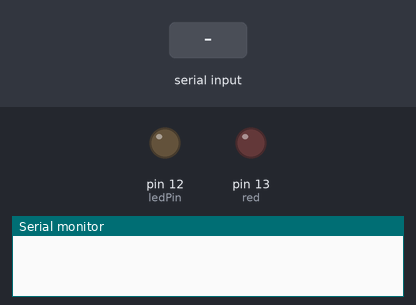
Recording of a sketch running on a simulated Arduino Uno, built with avr-gcc and run on an emulated ATmega328P. On the bench: output pins drawn as LEDs (lit = HIGH), the last lines printed to the serial monitor. The inputs (shaded band) are chosen by the test bench.

Above: at 1.2 s.
1.3 s: "1" received over Serial
At 2.0 s:
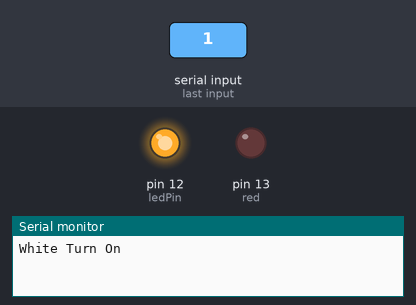
2.8 s: "2" received over Serial
At 3.1 s:
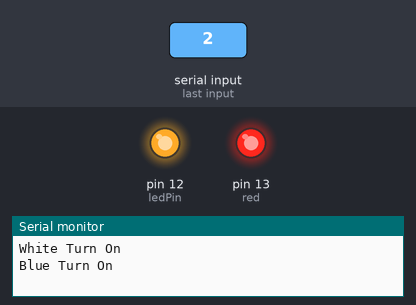
4.3 s: "0" received over Serial
At 5.5 s:
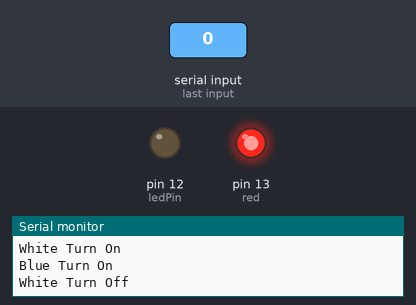
Timing chart, 0 to 7.3 s (numbered marks = the images above; inputs shaded):
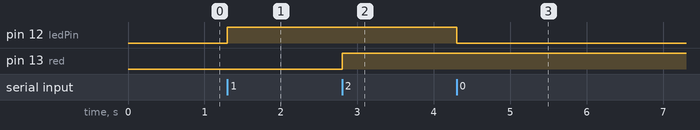

The sketch:

TurnOnledTheMonitor.ino
```cpp
int ledPin = 12;
int red = 13;
int val;
void setup() {
  Serial.begin(9600);
  pinMode(ledPin, OUTPUT);
  pinMode(red, OUTPUT);
}
void loop() {
  if (Serial.available()){
    val = Serial.read();
    if (val=='1' ){
      Serial.println("White Turn On");
      digitalWrite(ledPin, HIGH);
      }
    else if (val=='0'){
      Serial.println("White Turn Off");
      digitalWrite(ledPin, LOW);
      }
    else if (val=='2'){
      Serial.println("Blue Turn On");
      digitalWrite(red, HIGH);
        }
     else if (val=='3'){
      Serial.println("Blue Turn Off");
      digitalWrite(red, LOW);
     }
     else if (val=='4'){
      Serial.println("Blue And White Turn On");
      digitalWrite(red, HIGH);
      digitalWrite(ledPin, HIGH);
    } else if (val=='5'){
      Serial.println("Blue And White Turn Off");
      digitalWrite(red, LOW);
      digitalWrite(ledPin, LOW);
    }
  }
 }
```

Measured:
- after the input at 1.3 s, pin 12 (ledPin): LOW → HIGH at once
- after the input at 2.8 s, pin 13 (red): LOW → HIGH at once
- after the input at 4.3 s, pin 12 (ledPin): HIGH → LOW at once
